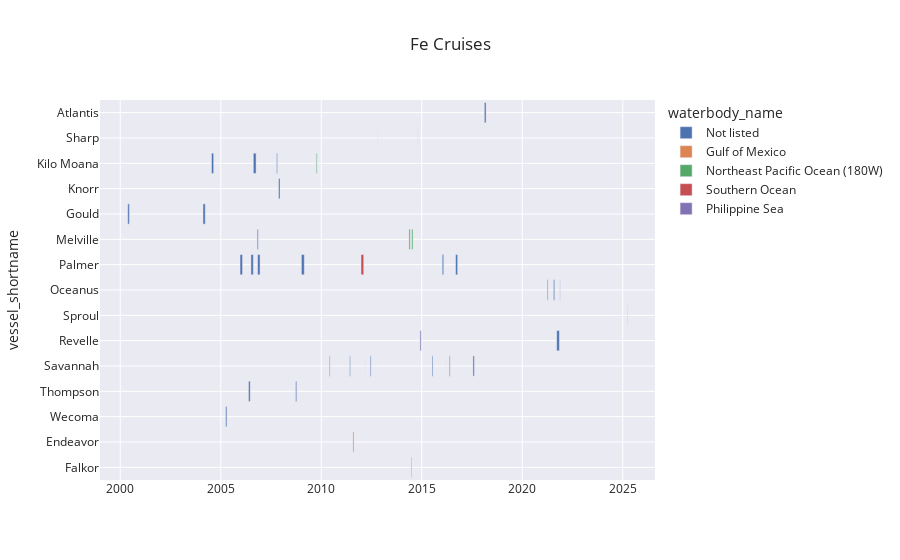

Notebook source saved alongside this figure:
### Code cell
title = "Fe Cruises"
fig = px.timeline(
    filtered_cruises,
    x_start="depart_date",
    x_end="arrive_date",
    y="vessel_shortname",  # This will be the label for each bar on the y-axis
    color="waterbody_name", # You can color by the same ID or another categorical column
    title=title,
    # Other optional arguments:
    hover_name="wrapped_text", # Show more info on hover
    hover_data=["cruise_id", "waterbody_name", "cruise_doi"], # Show more info on hover
    # text="label_on_bar", # Text directly on the bar
    # facet_row="some_category", # For breaking down by a category
    # template="plotly_white" # or "plotly_dark", "ggplot2", "seaborn", etc.
    template = "seaborn"
)

# You might want to sort the y-axis (tasks) for better readability
fig.update_yaxes(autorange="reversed") # To display the first task at the top

fig.show()
fig.write_html("plots/Fe Cruises.html")

### Figure 1 — Plotly figure (JSON) as saved in the notebook; plotly's stock layout.template omitted (floating-point values rounded to 4 significant figures)
{"data": [{"base": ["2018-02-11T00:00:00.000000000", "2014-10-24T00:00:00.000000000", "2012-10-22T00:00:00.000000000", "2007-10-11T00:00:00.000000000", "2006-08-15T00:00:00.000000000", "2004-07-16T00:00:00.000000000", "2007-11-16T00:00:00.000000000", "2004-02-12T00:00:00.000000000", "2000-05-16T00:00:00.000000000", "2006-10-24T00:00:00.000000000", "2016-09-07T00:00:00.000000000", "2016-01-08T00:00:00.000000000", "2009-01-05T00:00:00.000000000", "2006-11-01T00:00:00.000000000", "2006-07-03T00:00:00.000000000", "2005-12-17T00:00:00.000000000", "2021-11-15T00:00:00.000000000", "2021-07-21T00:00:00.000000000", "2021-03-30T00:00:00.000000000", "2025-03-20T00:00:00.000000000", "2021-09-18T00:00:00.000000000", "2017-07-19T00:00:00.000000000", "2016-05-15T00:00:00.000000000", "2016-03-14T00:00:00.000000000", "2015-07-08T00:00:00.000000000", "2012-06-08T00:00:00.000000000", "2012-03-09T00:00:00.000000000", "2011-06-01T00:00:00.000000000", "2011-03-12T00:00:00.000000000", "2010-05-28T00:00:00.000000000", "2010-03-13T00:00:00.000000000", "2008-09-22T00:00:00.000000000", "2006-05-19T00:00:00.000000000", "2005-03-31T00:00:00.000000000"], "customdata": [["AT39-05", "Not listed", "10.7284/907941"], ["HRS1420", "Not listed", "10.7284/904774"], ["HRS121022GL", "Not listed", "10.7284/902082"], ["KM0719", "Not listed", "10.7284/901750"], ["KM0625", "Not listed", "10.7284/903031"], ["KM0415", "Not listed", "10.7284/901686"], ["KN192-05", "Not listed", "10.7284/900254"], ["LMG0402", "Not listed", "10.7284/905264"], ["LMG0005", "Not listed", "10.7284/905215"], ["MGLN10MV", "Not listed", "10.7284/903783"], ["NBP1608", "Not listed", "10.7284/907207"], ["NBP1601", "Not listed", "10.7284/906711"], ["NBP0901", "Not listed", "10.7284/905547"], ["NBP0608", "Not listed", "10.7284/905528"], ["NBP0606", "Not listed", "10.7284/905523"], ["NBP0601", "Not listed", "10.7284/905515"], ["OC2111A", "Not listed", "10.7284/909874"], ["OC2107A", "Not listed", "10.7284/909868"], ["OC2102A", "Not listed", "10.7284/909121"], ["SP2507", "Not listed", "10.7284/910834"], ["RR2106", "Not listed", "10.7284/909271"], ["SAV-17-15", "Not listed", "10.7284/907768"], ["SAV-16-16", "Not listed", "10.7284/907378"], ["SAV-16-07", "Not listed", "10.7284/907369"], ["SAV-15-18", "Not listed", "10.7284/906770"], ["SAV-12-22", "Not listed", "10.7284/905042"], ["SAV-12-10", "Not listed", "10.7284/905039"], ["SAV-11-15", "Not listed", "10.7284/904989"], ["SAV-11-04", "Not listed", "10.7284/905011"], ["SAV-10-12", "Not listed", "10.7284/902733"], ["SAV-10-06", "Not listed", "10.7284/902223"], ["TN225", "Not listed", "10.7284/902264"], ["TN195", "Not listed", "10.7284/901065"], ["W0503C", "Not listed", "10.7284/900620"]], "hovertemplate": "<b>%{hovertext}</b><br><br>waterbody_name=%{customdata[1]}<br>depart_date=%{base}<br>arrive_date=%{x}<br>vessel_shortname=%{y}<br>cruise_id=%{customdata[0]}<br>cruise_doi=%{customdata[2]}<extra></extra>", "hovertext": ["Collaborative Research: Iron<br>and phosphorus balanced<br>limitation of nitrogen<br>fixation in the oligotrophic<br>ocean", "Pyrite Nanoparticles as a<br>Kinetically Stable Iron Source<br>to the Ocean", "Pyrite Nanoparticles as a<br>Kinetically Stable Iron Source<br>to the Ocean", "Iron-Oxidizing Microbial<br>Observatory (FeMO-2) - Loihi<br>Seamount", "Iron in the Equatorial<br>Undercurrent (EUC Fe)", "Iron-Complexing Ligands-<br>Subarctic Pacific Ocean", "Interactions of Cobalt and<br>Iron with in situ<br>Cyanobacterial Physiology in<br>the South Atlantic", "Plankton Community Structure<br>and Iron Distribution in the<br>Southern Drake Passage and<br>Scotia Sea", "Influence of Seasonal Ice<br>Cover on Pelagic and Benthic<br>Communities/Planktonic<br>Invertebrate Larvae and<br>Biogeography of the<br>Antarctic/Influence of<br>Hydrothermal Discharge on<br>Coastal Ocean Dissolved Iron<br>Concentrations at Deception<br>Island/ADCP Trials", "Loihi Seamount as an<br>Observatory for the Study of<br>Neutrophilic Iron-Oxidizing<br>Bacteria and the Microbial<br>Iron Cycle", "Investigating Iron-binding<br>Ligands in Southern Ocean<br>Diatom Communities", "Organic Carbon Oxidation and<br>Iron Remobilization by West<br>Antarctic Shelf Sediments", "Amundsen Sea Influence on West<br>Antarctic Ice Sheet Stability<br>and Sea Level Rise/Sampling<br>the Ocean-Sea Ice Interaction<br>in the Pacific Center of the<br>Antarctic Dipole/Shedding<br>Dynamic Light on Iron<br>Limitation", "Interaction of Iron, Light and<br>CO2 on Phytoplankton Community<br>Dynamics in the Ross Sea", "Plankton Community Structure<br>and Iron Distribution in the<br>Southern Drake Passage and<br>Scotia Sea", "Interaction of Iron, Light and<br>CO2 on Phytoplankton Community<br>Dynamics in the Ross Sea", "Iron Shuttle", "Iron Shuttle", "Iron Shuttle", "Pumped Vertical Profiles for<br>In-Situ Trace Iron and Organic<br>Iron-Binding Parameters Using<br>Novel Electrochemical Fe(III)<br>Sensing", "Stabilized Iron", "Iron Flux on Continental<br>Margins", "Soluble Iron Fluxing from<br>Continental Margin Sediments", "Soluble Iron Fluxing from<br>Continental Margin Sediments", "Soluble Iron Fluxing from<br>Continental Margin Sediments", "Release of Iron from<br>Continental Margin<br>Sediments/In Situ High-<br>Pressure Liquid Chromatography<br>(HPLC)", "Release of Iron from<br>Continental Margin Sediments", "Release of Iron from<br>Continental Margin Sediments", "Release of Iron from<br>Continental Margin Sediments", "Processes Controlling Release<br>of Iron from Continental<br>Margin Sediments", "Processes Controlling Release<br>of Iron from Continental<br>Margin Sediments", "Iron-Oxidizing Microbial<br>Observatory (FeMO-3) - Loihi<br>Seamount", "Iron Availability to<br>Phytoplankton", "Soluble and Colloidal Iron-<br>Binding Ligands"], "legendgroup": "Not listed", "marker": {"color": "rgb(76,114,176)", "pattern": {"shape": ""}}, "name": "Not listed", "orientation": "h", "showlegend": true, "textposition": "auto", "type": "bar", "x": [2678400000, 86400000, 86400000, 1382400000, 4320000000, 3369600000, 2332800000, 3542400000, 2592000000, 1641600000, 3196800000, 2246400000, 4492800000, 3801600000, 3715200000, 3801600000, 432000000, 1900800000, 1296000000, 259200000, 4233600000, 2160000000, 1296000000, 0, 1382400000, 1382400000, 86400000, 1123200000, 0, 1123200000, 0, 1728000000, 2678400000, 1900800000], "xaxis": "x", "y": ["Atlantis", "Sharp", "Sharp", "Kilo Moana", "Kilo Moana", "Kilo Moana", "Knorr", "Gould", "Gould", "Melville", "Palmer", "Palmer", "Palmer", "Palmer", "Palmer", "Palmer", "Oceanus", "Oceanus", "Oceanus", "Sproul", "Revelle", "Savannah", "Savannah", "Savannah", "Savannah", "Savannah", "Savannah", "Savannah", "Savannah", "Savannah", "Savannah", "Thompson", "Thompson", "Wecoma"], "yaxis": "y"}, {"base": ["2011-07-30T00:00:00.000000000"], "customdata": [["EN497", "Gulf of Mexico", "10.7284/903501"]], "hovertemplate": "<b>%{hovertext}</b><br><br>waterbody_name=%{customdata[1]}<br>depart_date=%{base}<br>arrive_date=%{x}<br>vessel_shortname=%{y}<br>cruise_id=%{customdata[0]}<br>cruise_doi=%{customdata[2]}<extra></extra>", "hovertext": ["Continental Shelf Diagenesis<br>II: Coastal Iron Supply"], "legendgroup": "Gulf of Mexico", "marker": {"color": "rgb(221,132,82)", "pattern": {"shape": ""}}, "name": "Gulf of Mexico", "orientation": "h", "showlegend": true, "textposition": "auto", "type": "bar", "x": [1728000000], "xaxis": "x", "y": ["Endeavor"], "yaxis": "y"}, {"base": ["2014-06-25T00:00:00.000000000", "2009-10-01T00:00:00.000000000", "2014-07-03T00:00:00.000000000", "2014-05-13T00:00:00.000000000"], "customdata": [["FK140625", "Northeast Pacific Ocean (180W)", "10.7284/900606"], ["KM0923", "Northeast Pacific Ocean (180W)", "10.7284/903648"], ["MV1405", "Northeast Pacific Ocean (180W)", "10.7284/904099"], ["MV1403", "Northeast Pacific Ocean (180W)", "10.7284/904100"]], "hovertemplate": "<b>%{hovertext}</b><br><br>waterbody_name=%{customdata[1]}<br>depart_date=%{base}<br>arrive_date=%{x}<br>vessel_shortname=%{y}<br>cruise_id=%{customdata[0]}<br>cruise_doi=%{customdata[2]}<extra></extra>", "hovertext": ["The Iron Eaters of Loihi<br>Seamount", "Iron-Oxidizing Microbial<br>Observatory (FeMO-4) - Loihi<br>Seamount", "An Iron Limitation Mosaic<br>Within the Central California<br>Current System", "Iron Regulation of the Food<br>Quality of Phytoplankton In<br>Acidified Eastern Boundary<br>Upwelling Systems"], "legendgroup": "Northeast Pacific Ocean (180W)", "marker": {"color": "rgb(85,168,104)", "pattern": {"shape": ""}}, "name": "Northeast Pacific Ocean (180W)", "orientation": "h", "showlegend": true, "textposition": "auto", "type": "bar", "x": [1036800000, 1382400000, 1987200000, 2073600000], "xaxis": "x", "y": ["Falkor", "Kilo Moana", "Melville", "Melville"], "yaxis": "y"}, {"base": ["2011-12-24T00:00:00.000000000"], "customdata": [["NBP1201", "Southern Ocean", "10.7284/903047"]], "hovertemplate": "<b>%{hovertext}</b><br><br>waterbody_name=%{customdata[1]}<br>depart_date=%{base}<br>arrive_date=%{x}<br>vessel_shortname=%{y}<br>cruise_id=%{customdata[0]}<br>cruise_doi=%{customdata[2]}<extra></extra>", "hovertext": ["Impact of Mesoscale Processes<br>on Iron Supply and<br>Phytoplankton Dynamics in the<br>Ross Sea"], "legendgroup": "Southern Ocean", "marker": {"color": "rgb(196,78,82)", "pattern": {"shape": ""}}, "name": "Southern Ocean", "orientation": "h", "showlegend": true, "textposition": "auto", "type": "bar", "x": [4233600000], "xaxis": "x", "y": ["Palmer"], "yaxis": "y"}, {"base": ["2014-11-29T00:00:00.000000000"], "customdata": [["RR1413", "Philippine Sea", "10.7284/904110"]], "hovertemplate": "<b>%{hovertext}</b><br><br>waterbody_name=%{customdata[1]}<br>depart_date=%{base}<br>arrive_date=%{x}<br>vessel_shortname=%{y}<br>cruise_id=%{customdata[0]}<br>cruise_doi=%{customdata[2]}<extra></extra>", "hovertext": ["NOAA VENTS: Submarine Ring of<br>Fire 2014 (Ironman)"], "legendgroup": "Philippine Sea", "marker": {"color": "rgb(129,114,179)", "pattern": {"shape": ""}}, "name": "Philippine Sea", "orientation": "h", "showlegend": true, "textposition": "auto", "type": "bar", "x": [1900800000], "xaxis": "x", "y": ["Revelle"], "yaxis": "y"}], "layout": {"autosize": true, "barmode": "overlay", "legend": {"title": {"text": "waterbody_name"}, "tracegroupgap": 0}, "title": {"text": "Fe Cruises"}, "xaxis": {"anchor": "y", "autorange": true, "domain": [0, 1], "range": ["1998-12-28 17:20", "2026-08-09 06:40"], "type": "date"}, "yaxis": {"anchor": "x", "autorange": true, "domain": [0, 1], "range": [14.5, -0.5], "title": {"text": "vessel_shortname"}, "type": "category"}}}
